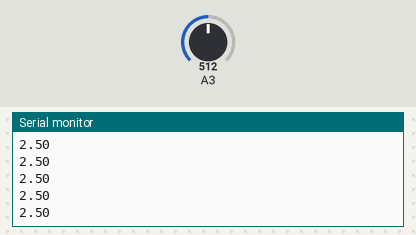
The sketch below on a simulated Arduino Uno, built with avr-gcc and run on an emulated ATmega328P. Shown: the last lines printed to the serial monitor. The test bench sets the inputs (shaded band); at power-on: A3 = 512.

Above: at 1.2 s.
1.3 s: A3 set to 716
At 2.4 s:
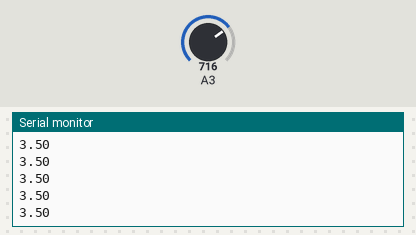
2.8 s: A3 set to 900
At 3.8 s:
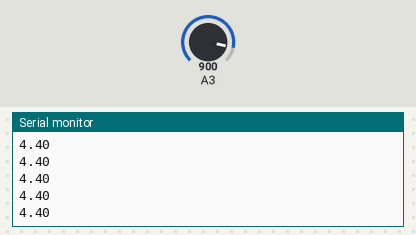
Timing chart, 0 to 5.8 s (numbered marks = the images above; inputs shaded):
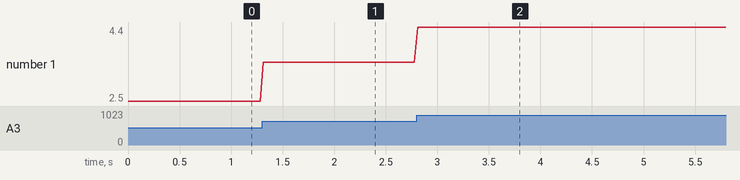

Measured:
- after the input at 1.3 s, the serial monitor: prints a new line at once (image 1)
- after the input at 2.8 s, the serial monitor: prints a new line at once (image 2)
- plotted number 1: 2.5 → 3.5 after the input at 1.3 s, 3.5 → 4.4 after the input at 2.8 s

The sketch:

volt.ino
```cpp
float etatv = 0;
int pin = 2;
float pri = 0;

void setup(){
  Serial.begin(9600);       // Initialisation de la COM série pour afficher directement le résultat sur le PC.
  pinMode(pin, INPUT_PULLUP);
  pinMode(A3, INPUT);

}

void loop(){
  etatv = (analogRead(3)*5.0/1023);  // Lit l'état de la broche 2.
  if (etatv!=0.00){
    Serial.println(etatv);  // Affiche l'état dans le moniteur série sur le PC.
  }
  delay(30);
  // Un délais court pour nous laisser le temps de lire l'état dans le moniteur série.

}
```
